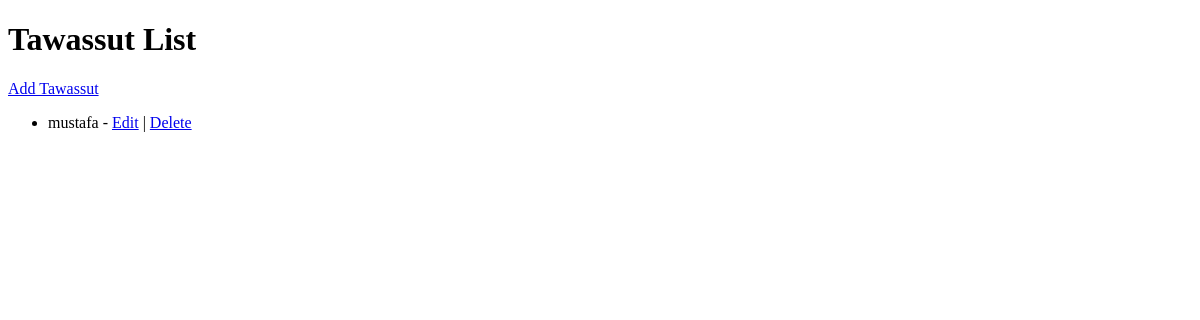
The app's page /tawassut/, older data.
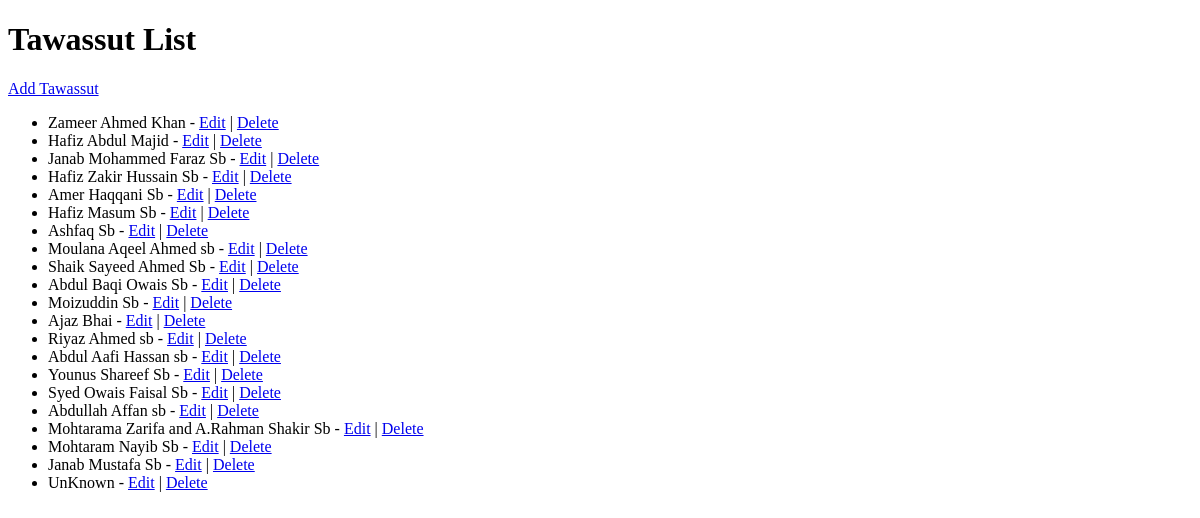
The same page, newer data.
### kifalat/models.py (models this page shows, shortened)
class Tawassut(models.Model):
    name = models.CharField(max_length=255)
    phone = models.CharField(max_length=10)
    address = models.TextField()

### kifalat/views.py (the view)
# urls.py: path('tawassut/', tawassut_list, name='tawassut_list'),
def tawassut_list(request):
    tawassuts = Tawassut.objects.all()
    return render(request, 'tawassut_list.html', {'tawassuts': tawassuts})

### kifalat/templates/tawassut_list.html (shortened to what this page needs)
<!DOCTYPE html>
<html lang="en">
<head>
</head>
<body>
    <h1>Tawassut List</h1>
    <a href="{% url 'tawassut_add' %}">Add Tawassut</a>
    <ul>
        {% for tawassut in tawassuts %}
            <li>{{ tawassut.name }} -
                <a href="{% url 'tawassut_edit' tawassut.pk %}">Edit</a> |
                <a href="{% url 'tawassut_delete' tawassut.pk %}">Delete</a>
            </li>
        {% endfor %}
    </ul>
</body>
</html>

Row changes from the older to the newer data that the page shows:
removed Tawassut: name "mustafa"
added Tawassut: name "Zameer Ahmed Khan"
added Tawassut: name "Hafiz Abdul Majid"
added Tawassut: name "Janab Mohammed Faraz Sb"
added Tawassut: name "Hafiz Zakir Hussain Sb"
added Tawassut: name "Amer Haqqani Sb"
added Tawassut: name "Hafiz Masum Sb"
added Tawassut: name "Ashfaq Sb"
added Tawassut: name "Moulana Aqeel Ahmed sb"
added Tawassut: name "Shaik Sayeed Ahmed Sb"
added Tawassut: name "Abdul Baqi Owais Sb"
added Tawassut: name "Moizuddin Sb"
added Tawassut: name "Ajaz Bhai"
added Tawassut: name "Riyaz Ahmed sb"
added Tawassut: name "Abdul Aafi Hassan sb"
added Tawassut: name "Younus Shareef Sb"
added Tawassut: name "Syed Owais Faisal Sb"
added Tawassut: name "Abdullah Affan sb"
added Tawassut: name "Mohtarama Zarifa and A.Rahman Shakir Sb"
added Tawassut: name "Mohtaram Nayib Sb"
added Tawassut: name "Janab Mustafa Sb"
added Tawassut: name "UnKnown"
